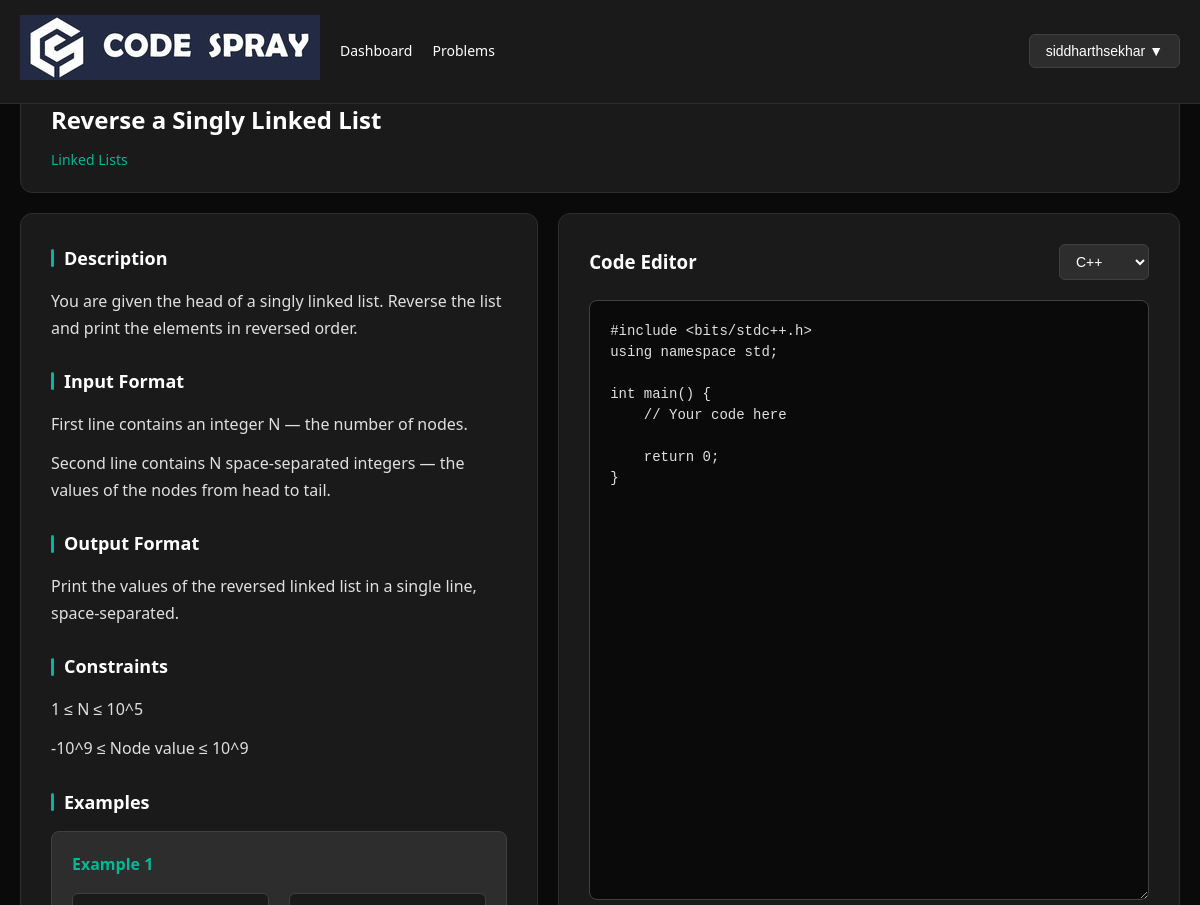
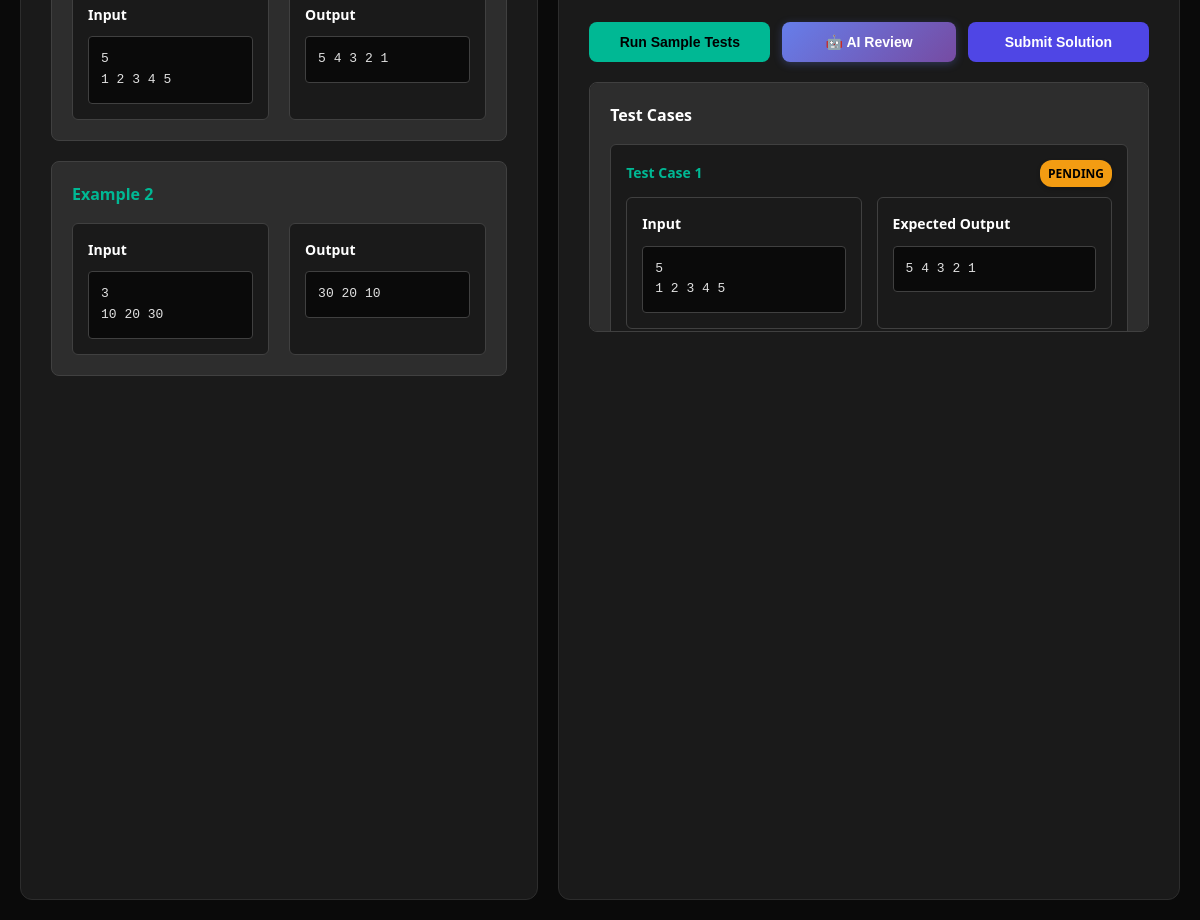
The page /problems/3/ (signed in) on the database its author committed (2 pictures, top to bottom).
### problems/models.py (models this page shows, shortened)
class Problem(models.Model):
    title = models.CharField(max_length=200)
    description = models.TextField()
    topic = models.ForeignKey(Topic, on_delete=models.CASCADE)
    input_desc = models.TextField(blank=True)
    output_desc = models.TextField(blank=True)
    constraints = models.TextField(blank=True)

class Topic(models.Model):
    name = models.CharField(max_length=100)

class TestCase(models.Model):
    problem = models.ForeignKey(Problem, on_delete=models.CASCADE)
    input_data = models.TextField()
    output_data = models.TextField()

### problems/views.py (the view, shortened to what this page needs)
# urls.py: path('<int:problem_id>/', views.problem_detail, name='problem_detail'),
@login_required
@never_cache
def problem_detail(request, problem_id):
    problem = get_object_or_404(Problem, id=problem_id)
    output = ''
    error = ''
    status = ''
    test_results = []
    return render(request, 'problems/problem_detail.html', {
        'problem': problem,
        'output': output,
        'error': error,
        'status': status,
        'test_results': test_results,
    })

### problems/templates/problems/problem_detail.html (shortened to what this page needs)
{% extends 'base.html' %}
{% load static %}
{% block content %}
<link rel="stylesheet" href="{% static 'problems/css/problem_detail.css' %}">
<div class="fixed-nav">
    <div class="nav-left">
        <div class="logo-section">
            <img src="{% static 'images/FULL-LOGO.jpg' %}" alt="Online Judge Logo" class="nav-logo">
        </div>
        <a href="{% url 'dashboard' %}" class="nav-link">Dashboard</a>
        <a href="{% url 'problem_list' %}" class="nav-link">Problems</a>
    </div>
    <div class="user-dropdown">
        <button class="user-dropdown-btn" onclick="toggleUserDropdown()">
            {{ user.username }} ▼
        </button>
    </div>
</div>
<div class="problem-container">
    <div class="problem-header">
        <h1 class="problem-title">{{ problem.title }}</h1>
        <div class="problem-topic">{{ problem.topic.name }}</div>
    </div>
    <div class="main-content">
        <div class="problem-description">
            <div class="section">
                <h2 class="section-title">Description</h2>
                <div class="section-content">
                    {{ problem.description|linebreaks }}
                </div>
            </div>
            {% if problem.input_desc %}
            <div class="section">
                <h2 class="section-title">Input Format</h2>
                <div class="section-content">
                    {{ problem.input_desc|linebreaks }}
                </div>
            </div>
            {% endif %}
            {% if problem.output_desc %}
            <div class="section">
                <h2 class="section-title">Output Format</h2>
                <div class="section-content">
                    {{ problem.output_desc|linebreaks }}
                </div>
            </div>
            {% endif %}
            {% if problem.constraints %}
            <div class="section">
                <h2 class="section-title">Constraints</h2>
                <div class="section-content">
                    {{ problem.constraints|linebreaks }}
                </div>
            </div>
            {% endif %}
            <div class="section">
                <h2 class="section-title">Examples</h2>
                <div class="examples">
                    {% for testcase in problem.testcase_set.all|slice:":2" %}
                    <div class="example">
                        <div class="example-title">Example {{ forloop.counter }}</div>
                        <div class="example-content">
                            <div class="input-output">
                                <div class="input-output-title">Input</div>
                                <div class="input-output-content">{{ testcase.input_data }}</div>
                            </div>
                            <div class="input-output">
                                <div class="input-output-title">Output</div>
                                <div class="input-output-content">{{ testcase.output_data }}</div>
                            </div>
                        </div>
                    </div>
                    {% endfor %}
                </div>
            </div>
        </div>
        <div class="code-editor-section">
            <div class="editor-header">
                <h3>Code Editor</h3>
                <select name="language" class="language-selector" id="languageSelector" onchange="changeLanguage()">
                    <option value="cpp">C++</option>
                </select>
            </div>
            <form method="post" id="codeForm" onsubmit="submitSolution(event)">
                <textarea name="code" class="code-editor" id="codeEditor" placeholder="// Write your code here..."></textarea>
                <div class="button-group">
                    <button type="button" class="btn btn-run" onclick="runCode()">Run Sample Tests</button>
                    <button type="button" class="btn btn-ai-review" onclick="requestAIReview()">🤖 AI Review</button>
                    <button type="submit" class="btn btn-submit">Submit Solution</button>
                </div>
            </form>
            <div class="test-cases-section">
                <h3 class="test-cases-title">Test Cases</h3>
                {% for testcase in problem.testcase_set.all %}
                <div class="test-case" data-testcase-id="{{ testcase.id }}">
                    <div class="test-case-header">
                        <div class="test-case-title">Test Case {{ forloop.counter }}</div>
                        <div class="test-case-status status-pending" id="status-{{ forloop.counter }}">Pending</div>
                    </div>
                    <div class="test-case-content">
                        <div class="input-output">
                            <div class="input-output-title">Input</div>
                            <div class="input-output-content">{{ testcase.input_data }}</div>
                        </div>
                        <div class="input-output">
                            <div class="input-output-title">Expected Output</div>
                            <div class="input-output-content">{{ testcase.output_data }}</div>
                        </div>
                    </div>
                </div>
                {% endfor %}
            </div>
        </div>
    </div>
</div>
{% endblock %}

### templates/base.html (shortened to what this page needs)
{% load static %}
<!DOCTYPE html>
<html lang="en">
<head>
</head>
<body>
  <div class="content">
    {% block content %}{% endblock %}
  </div>
</body>
</html>

### templates/base.html (style rules this page uses)
* { margin: 0; padding: 0; box-sizing: border-box; }
body { font-family: 'Segoe UI', Tahoma, Geneva, Verdana, sans-serif; line-height: 1.6; }
.content { min-height: 100vh; }

### rows shown on the page
Problem: title "Reverse a Singly Linked List", topic.name "Linked Lists", description "You are given the head of a singly linked list. Reverse the list and print the elements in reversed order.", input_desc "First line contains an integer N — the number of nodes. Second line contains N space-separated integers — the values of the nodes from head to tail.", output_desc "Print the values of the reversed linked list in a single line, space-separated.", constraints "1 ≤ N ≤ 10^5 -10^9 ≤ Node value ≤ 10^9"
TestCase: input_data "5 1 2 3 4 5", output_data "5 4 3 2 1"
TestCase: input_data "3 10 20 30", output_data "30 20 10"

### other values the page prints
{{ user.username }} "siddharthsekhar"
